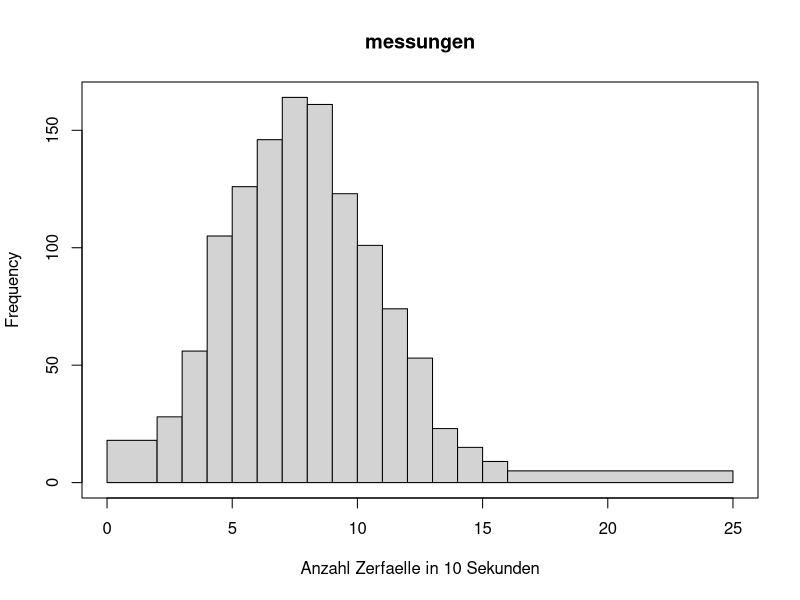
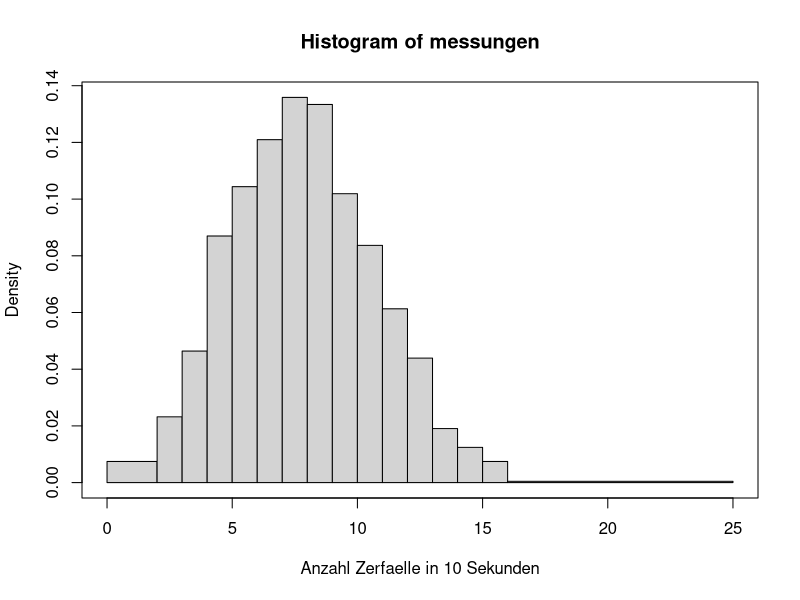
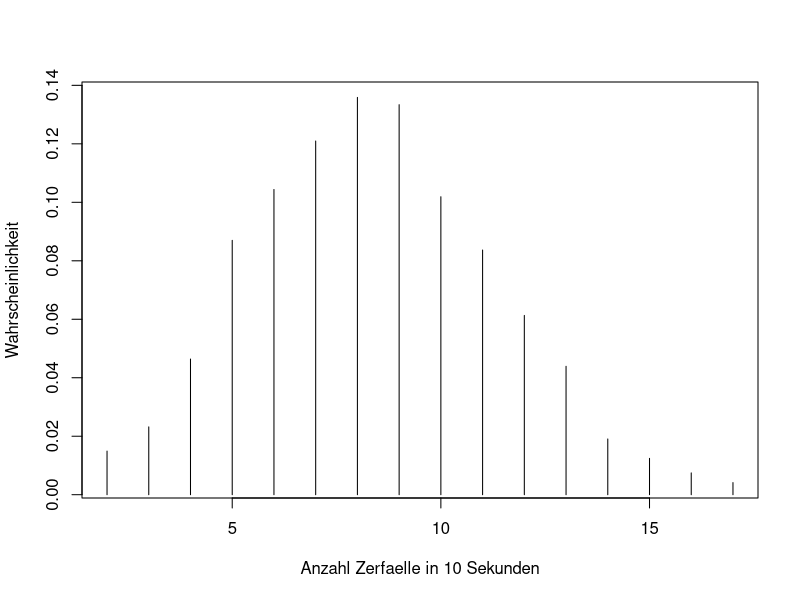
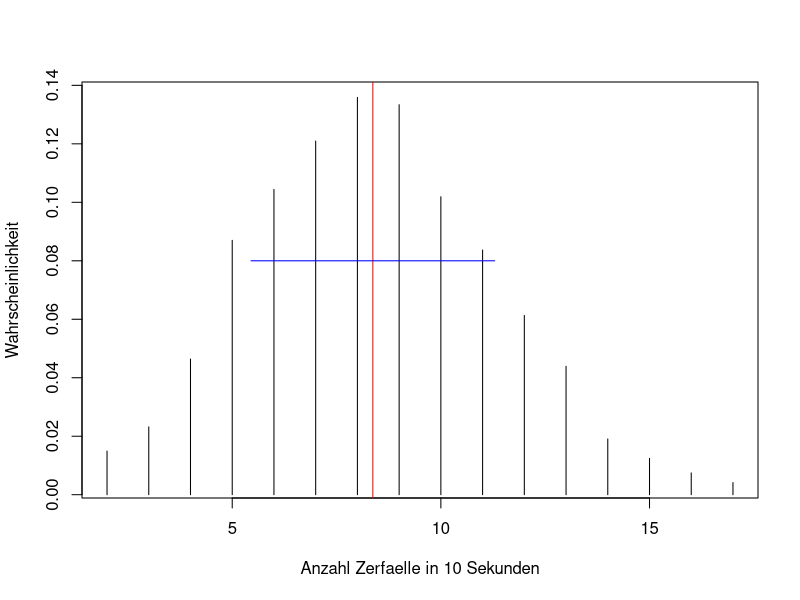
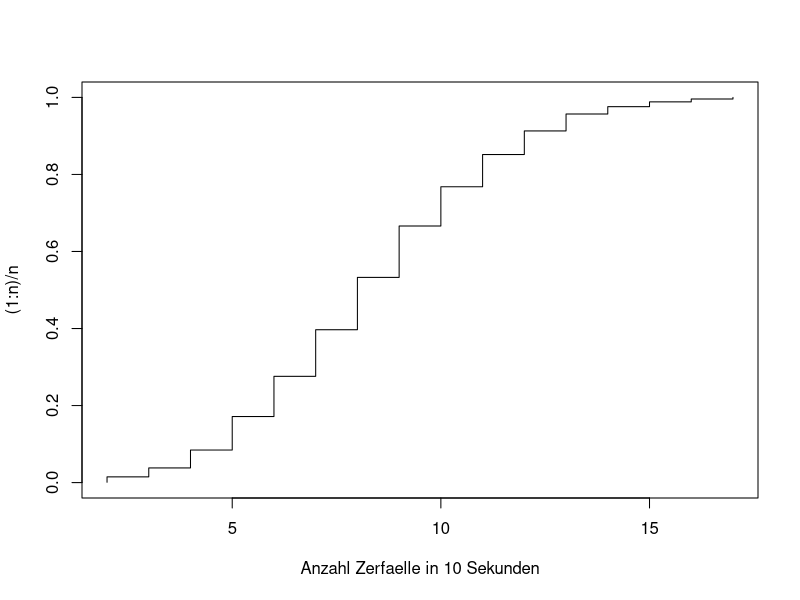

Write the R code that produced these figures, in order.
#################################################
##
##       SERIE 3
##
#################################################





# Aufgabe 1

# (a) 

anzahl.zerfaelle <- seq(2,17,by=1)
anzahl.beobachtungen <- c(18,28,56,105,126,146,164,161,123,101,74,53,23,15,9,5)
messungen <- rep(anzahl.zerfaelle,anzahl.beobachtungen)
sum(messungen)

# (b)


hist(messungen,breaks=c(0,anzahl.zerfaelle[-16],25),
	xlab="Anzahl Zerfaelle in 10 Sekunden", main="messungen", freq=TRUE)
box()

# (c)


hist(messungen,breaks=c(0,anzahl.zerfaelle[-16],25),
	freq=FALSE,xlab="Anzahl Zerfaelle in 10 Sekunden")
box()


# (d)


wahrscheinlichkeiten <- anzahl.beobachtungen/sum(anzahl.beobachtungen)
plot(anzahl.zerfaelle,wahrscheinlichkeiten,type="h",
	xlab="Anzahl Zerfaelle in 10 Sekunden", ylab="Wahrscheinlichkeit")

# (e)

mean(messungen)

sd(messungen)


plot(anzahl.zerfaelle,wahrscheinlichkeiten,type="h",
	xlab="Anzahl Zerfaelle in 10 Sekunden", ylab="Wahrscheinlichkeit")
abline(v=8.37,col="red")
lines(x=c(8.37-2.92,8.37+2.92),y=c(0.08,0.08),col="blue")

# (f)

n <- length(messungen)
plot(sort(messungen),(1:n)/n, type="s",ylim=c(0,1),
	xlab="Anzahl Zerfaelle in 10 Sekunden")


